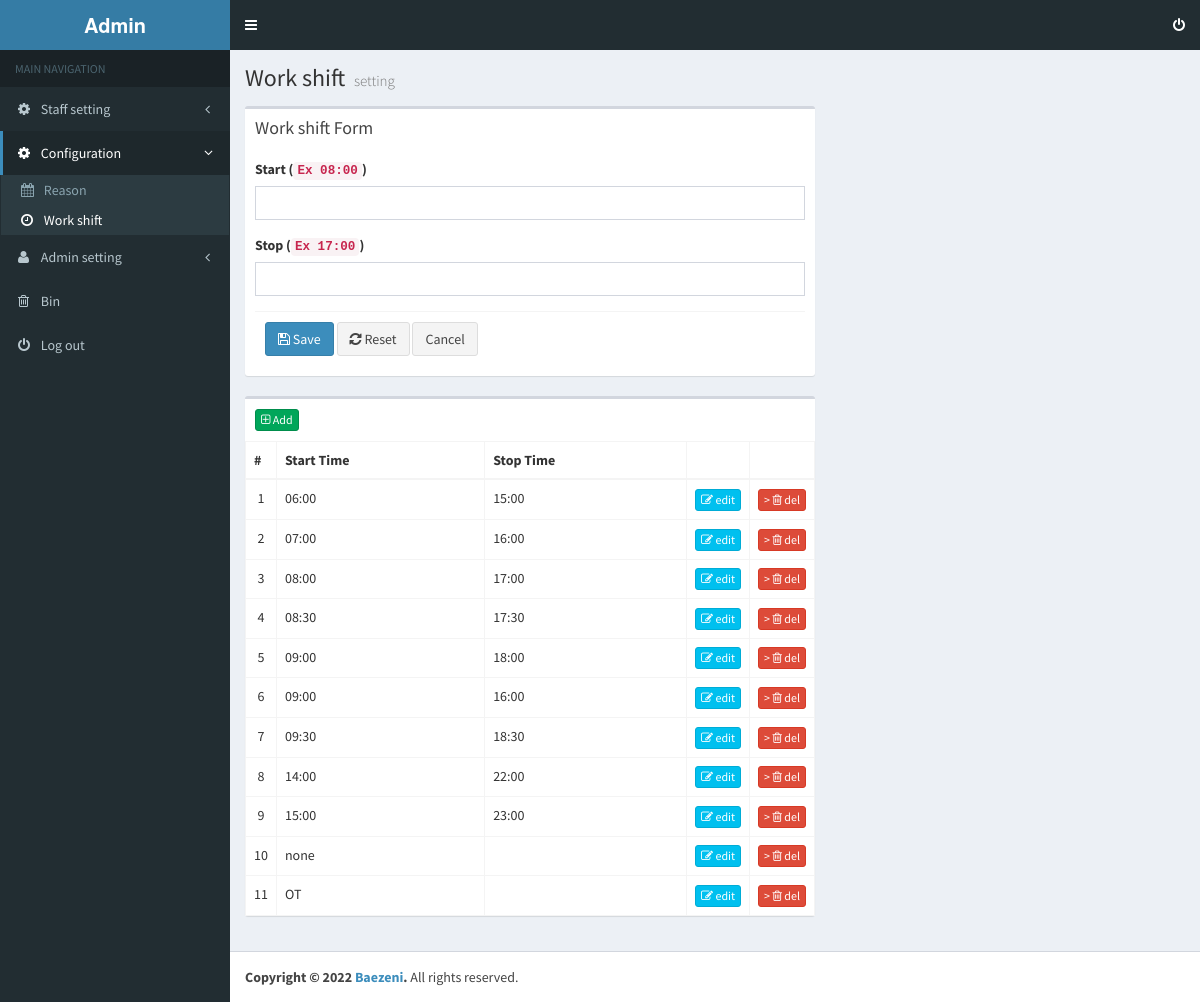
The app's page /setting/work_shift.php with its own data.
### tables this page shows
CREATE TABLE IF NOT EXISTS `t_work_shift` (
  `work_shift_id` varchar(20) NOT NULL,
  `work_shift_start` varchar(10) NOT NULL,
  `work_shift_stop` varchar(10) NOT NULL,
  `create_uid` varchar(20) NOT NULL,
  `create_date` datetime NOT NULL,
  `update_uid` varchar(20) NOT NULL,
  `update_date` datetime NOT NULL,
  PRIMARY KEY (`work_shift_id`)
);

### setting/work_shift.php (the view, shortened to what this page needs)
<?php
include_once('../libs/connect/connect.php');
?>
<!DOCTYPE html>
<html>
    <head>
        <link href="../libs/bootstrap/css/bootstrap.min.css" rel="stylesheet" type="text/css" />
        <link href="../libs/font-awesome/css/font-awesome.min.css" rel="stylesheet" type="text/css"/>
        <link href="https://code.ionicframework.com/ionicons/2.0.1/css/ionicons.min.css" rel="stylesheet" type="text/css" />
        <link href="../libs/dist/css/AdminLTE.min.css" rel="stylesheet" type="text/css" />
        <link href="../libs/dist/css/skins/_all-skins.min.css" rel="stylesheet" type="text/css" />
        <link href="../libs/plugins/datatables/dataTables.bootstrap.css" rel="stylesheet" type="text/css" />
        <link href="css/custom.css" rel="stylesheet" type="text/css"/>
    </head>
    <body class="skin-blue sidebar-mini fixed">
        <div class="wrapper">
            <?php include '../libs/dist/php/header.php'; ?>
            <?php include '../libs/dist/php/menu.php'; ?>
            <div class="content-wrapper">
                <section class="content-header">
                    <h1>
                        Work shift
                        <small>setting</small>
                    </h1>
                </section>
                <section class="content">
                    <div class="row">
                        <div class="col-md-5" style="min-width: 600px">
                            <div class="box box-default  box-form" >
                                <div class="box-header">
                                    <h3 class="box-title">Work shift Form</h3>
                                </div>
                                <div class="box-body">
                                    <form role="form" name="frm" id="frm"   method="post" enctype="multipart/form-data" >
                                        <div class="form-group">
                                            <label>Start (<code>Ex 08:00</code>)</label>
                                            <input type="text" class="form-control " name="work_shift_start" id="work_shift_start"/>
                                        </div>
                                        <div class="form-group">
                                            <label>Stop (<code>Ex 17:00</code>)</label>
                                            <input type="text" class="form-control " name="work_shift_stop" id="work_shift_stop"/>
                                        </div>
                                        <div class="box-footer">
                                            <button type="button" data-page="work_shift" class="btn btn-primary btn-insert">
                                                <i class="fa fa-save"></i>
                                                Save
                                            </button>
                                            <button type="reset" class="btn btn-default">
                                                <i class="fa fa-refresh"></i>
                                                Reset
                                            </button>
                                            <button type="button"  class="btn btn-default cancel">
                                                Cancel
                                            </button>
                                        </div>
                                    </form>
                                </div>
                            </div>
                        </div>
                    </div>
                    <div class="row">
                        <div id="col-detail" class="col-md-5" style="min-width: 600px">
                            <div class="box box-default">
                                <div class="box-header">
                                    <h3 class="box-title">
                                        <span class="btn btn-xs btn-success add-proj">
                                            <i class="fa fa-plus-square-o"></i>  Add
                                        </span>
                                    </h3>
                                </div>
                                <div class="box-body no-padding">
                                    <table  class="table table-bordered table-hover">
                                        <thead>
                                            <tr>
                                                <th style="width: 10px" class="nosort">#</th>
                                                <th>Start Time</th>
                                                <th>Stop Time</th>
                                                <th style="width:40px" class="nosort"></th>
                                                <th style="width:40px" class="nosort"></th>
                                            </tr>
                                        </thead>
                                        <tbody>
                                            <?php
                                            $sql = "SELECT @rownum := @rownum + 1 AS rownum,"
                                                    . "work_shift_id as id,work_shift_start,work_shift_stop"
                                                    . " FROM bz_timestamp.t_work_shift"
                                                    . " ,(SELECT @rownum := 0) r"
                                                    . " WHERE 1"
                                                    . " ORDER BY work_shift_start ASC";
                                            $result = $mysqli->query($sql);
                                            while ($row = $result->fetch_assoc()) {
                                                ?>
                                                <tr>
                                                    <td class="text-center"><?php echo $row['rownum'] ?></td>
                                                    <td><?php echo $row['work_shift_start'] ?></td>
                                                    <td><?php echo $row['work_shift_stop'] ?></td>
                                                    <td class="text-center">
                                                        <a class="btn btn-xs btn-info btn-edit" href="#" data-page="work_shift" data-id="<?php echo $row['id']; ?>">
                                                            <i class="fa fa-edit"></i> edit
                                                        </a>
                                                    </td>
                                                    <td class="text-center">
                                                        <a class="btn btn-xs btn-danger btn-del" href="#" data-page="work_shift" data-id="<?php echo $row['id']; ?>">>
                                                            <i class="fa fa fa-trash-o"></i> del
                                                        </a>
                                                    </td>
                                                </tr>
                                            <?php } ?>
                                        </tbody>
                                    </table>
                                </div>
                            </div>
                        </div>
                    </div>
                </section>
            </div>
            <?php include '../libs/dist/php/footer.php'; ?>
        </div>
    </body>
</html>

### records on screen
t_work_shift: rownum "1", work_shift_start "06:00", work_shift_stop "15:00"
t_work_shift: rownum "2", work_shift_start "07:00", work_shift_stop "16:00"
t_work_shift: rownum "3", work_shift_start "08:00", work_shift_stop "17:00"
t_work_shift: rownum "4", work_shift_start "08:30", work_shift_stop "17:30"
t_work_shift: rownum "5", work_shift_start "09:00", work_shift_stop "18:00"
t_work_shift: rownum "6", work_shift_start "09:00", work_shift_stop "16:00"
t_work_shift: rownum "7", work_shift_start "09:30", work_shift_stop "18:30"
t_work_shift: rownum "8", work_shift_start "14:00", work_shift_stop "22:00"
t_work_shift: rownum "9", work_shift_start "15:00", work_shift_stop "23:00"
t_work_shift: rownum "10", work_shift_start "none"
t_work_shift: rownum "11", work_shift_start "OT"
